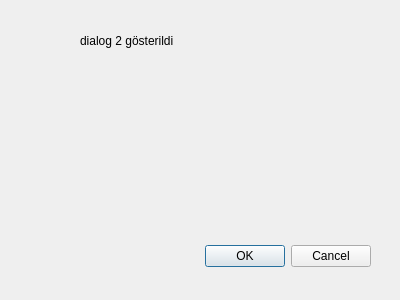
<?xml version="1.0" encoding="UTF-8"?>
<ui version="4.0">
 <class>Dialog2</class>
 <widget class="QDialog" name="Dialog2">
  <property name="geometry">
   <rect>
    <x>0</x>
    <y>0</y>
    <width>400</width>
    <height>300</height>
   </rect>
  </property>
  <property name="windowTitle">
   <string>Dialog</string>
  </property>
  <widget class="QDialogButtonBox" name="buttonBox">
   <property name="geometry">
    <rect>
     <x>30</x>
     <y>240</y>
     <width>341</width>
     <height>32</height>
    </rect>
   </property>
   <property name="orientation">
    <enum>Qt::Horizontal</enum>
   </property>
   <property name="standardButtons">
    <set>QDialogButtonBox::Cancel|QDialogButtonBox::Ok</set>
   </property>
  </widget>
  <widget class="QLabel" name="label">
   <property name="geometry">
    <rect>
     <x>80</x>
     <y>30</y>
     <width>151</width>
     <height>21</height>
    </rect>
   </property>
   <property name="text">
    <string>dialog 2 gösterildi</string>
   </property>
  </widget>
 </widget>
 <resources/>
 <connections>
  <connection>
   <sender>buttonBox</sender>
   <signal>accepted()</signal>
   <receiver>Dialog2</receiver>
   <slot>accept()</slot>
   <hints>
    <hint type="sourcelabel">
     <x>248</x>
     <y>254</y>
    </hint>
    <hint type="destinationlabel">
     <x>157</x>
     <y>274</y>
    </hint>
   </hints>
  </connection>
  <connection>
   <sender>buttonBox</sender>
   <signal>rejected()</signal>
   <receiver>Dialog2</receiver>
   <slot>reject()</slot>
   <hints>
    <hint type="sourcelabel">
     <x>316</x>
     <y>260</y>
    </hint>
    <hint type="destinationlabel">
     <x>286</x>
     <y>274</y>
    </hint>
   </hints>
  </connection>
 </connections>
</ui>
